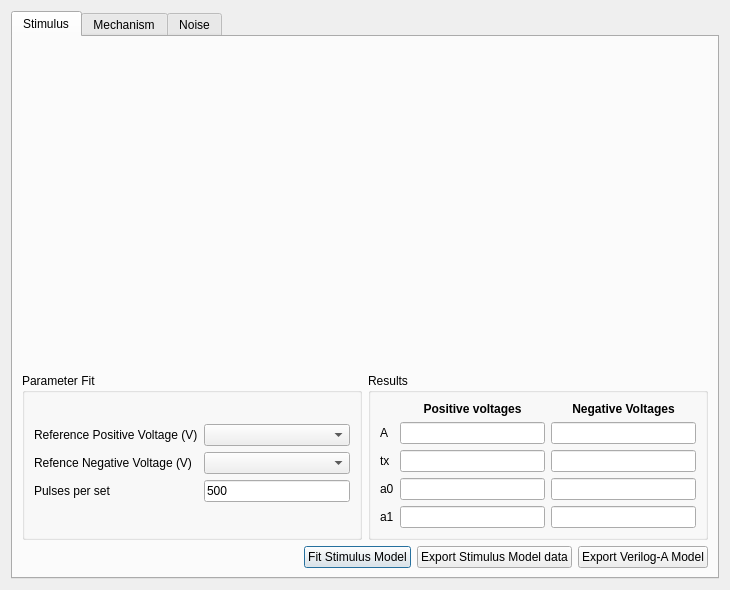
<?xml version="1.0" encoding="UTF-8"?>
<ui version="4.0">
 <class>FitDialogParent</class>
 <widget class="QDialog" name="FitDialogParent">
  <property name="geometry">
   <rect>
    <x>0</x>
    <y>0</y>
    <width>730</width>
    <height>590</height>
   </rect>
  </property>
  <property name="windowTitle">
   <string>Dialog</string>
  </property>
  <layout class="QGridLayout" name="gridLayout">
   <item row="0" column="0">
    <widget class="QTabWidget" name="tabWidget">
     <property name="currentIndex">
      <number>0</number>
     </property>
     <widget class="QWidget" name="stimulusTab">
      <attribute name="title">
       <string>Stimulus</string>
      </attribute>
      <layout class="QGridLayout" name="gridLayout_4">
       <item row="0" column="0" colspan="2">
        <widget class="PlotWidget" name="responsePlotWidget" native="true">
         <property name="sizePolicy">
          <sizepolicy hsizetype="Preferred" vsizetype="MinimumExpanding">
           <horstretch>0</horstretch>
           <verstretch>0</verstretch>
          </sizepolicy>
         </property>
         <property name="minimumSize">
          <size>
           <width>400</width>
           <height>100</height>
          </size>
         </property>
        </widget>
       </item>
       <item row="1" column="0">
        <widget class="QGroupBox" name="inputGroupBox">
         <property name="title">
          <string>Parameter Fit</string>
         </property>
         <layout class="QGridLayout" name="gridLayout_2">
          <item row="2" column="1">
           <widget class="QComboBox" name="refNegCombo"/>
          </item>
          <item row="3" column="0">
           <widget class="QLabel" name="label_3">
            <property name="text">
             <string>Pulses per set</string>
            </property>
           </widget>
          </item>
          <item row="1" column="0">
           <widget class="QLabel" name="label">
            <property name="text">
             <string>Reference Positive Voltage (V)</string>
            </property>
           </widget>
          </item>
          <item row="5" column="1">
           <widget class="QLineEdit" name="lineEdit_9">
            <property name="mouseTracking">
             <bool>false</bool>
            </property>
            <property name="focusPolicy">
             <enum>Qt::NoFocus</enum>
            </property>
            <property name="acceptDrops">
             <bool>false</bool>
            </property>
            <property name="styleSheet">
             <string notr="true">background-color: transparent;
color:transparent;
border: 2px solid transparent;</string>
            </property>
            <property name="text">
             <string notr="true">a</string>
            </property>
            <property name="frame">
             <bool>false</bool>
            </property>
            <property name="readOnly">
             <bool>true</bool>
            </property>
           </widget>
          </item>
          <item row="2" column="0">
           <widget class="QLabel" name="label_2">
            <property name="text">
             <string>Refence Negative Voltage (V)</string>
            </property>
           </widget>
          </item>
          <item row="1" column="1">
           <widget class="QComboBox" name="refPosCombo"/>
          </item>
          <item row="3" column="1">
           <widget class="QLineEdit" name="numPulsesEdit">
            <property name="text">
             <string>500</string>
            </property>
           </widget>
          </item>
          <item row="0" column="0" colspan="2">
           <widget class="QLabel" name="parameterResultLabel">
            <property name="styleSheet">
             <string notr="true">color: red;
font-weight: bold;</string>
            </property>
            <property name="text">
             <string/>
            </property>
           </widget>
          </item>
         </layout>
        </widget>
       </item>
       <item row="1" column="1">
        <widget class="QGroupBox" name="resultsGroupBox">
         <property name="title">
          <string>Results</string>
         </property>
         <layout class="QGridLayout" name="gridLayout_3">
          <item row="3" column="2">
           <widget class="QLineEdit" name="a0NegEdit">
            <property name="focusPolicy">
             <enum>Qt::ClickFocus</enum>
            </property>
            <property name="readOnly">
             <bool>true</bool>
            </property>
           </widget>
          </item>
          <item row="1" column="2">
           <widget class="QLineEdit" name="aNegEdit">
            <property name="focusPolicy">
             <enum>Qt::ClickFocus</enum>
            </property>
            <property name="readOnly">
             <bool>true</bool>
            </property>
           </widget>
          </item>
          <item row="0" column="1">
           <widget class="QLabel" name="label_8">
            <property name="styleSheet">
             <string notr="true">font-weight: bold;</string>
            </property>
            <property name="text">
             <string>Positive voltages</string>
            </property>
            <property name="alignment">
             <set>Qt::AlignCenter</set>
            </property>
           </widget>
          </item>
          <item row="3" column="1">
           <widget class="QLineEdit" name="a0PosEdit">
            <property name="focusPolicy">
             <enum>Qt::ClickFocus</enum>
            </property>
            <property name="readOnly">
             <bool>true</bool>
            </property>
           </widget>
          </item>
          <item row="1" column="1">
           <widget class="QLineEdit" name="aPosEdit">
            <property name="focusPolicy">
             <enum>Qt::ClickFocus</enum>
            </property>
            <property name="readOnly">
             <bool>true</bool>
            </property>
           </widget>
          </item>
          <item row="2" column="2">
           <widget class="QLineEdit" name="txNegEdit">
            <property name="focusPolicy">
             <enum>Qt::ClickFocus</enum>
            </property>
            <property name="readOnly">
             <bool>true</bool>
            </property>
           </widget>
          </item>
          <item row="4" column="1">
           <widget class="QLineEdit" name="a1PosEdit">
            <property name="focusPolicy">
             <enum>Qt::ClickFocus</enum>
            </property>
            <property name="readOnly">
             <bool>true</bool>
            </property>
           </widget>
          </item>
          <item row="4" column="2">
           <widget class="QLineEdit" name="a1NegEdit">
            <property name="focusPolicy">
             <enum>Qt::ClickFocus</enum>
            </property>
            <property name="readOnly">
             <bool>true</bool>
            </property>
           </widget>
          </item>
          <item row="1" column="0">
           <widget class="QLabel" name="label_4">
            <property name="text">
             <string>A</string>
            </property>
           </widget>
          </item>
          <item row="2" column="0">
           <widget class="QLabel" name="label_5">
            <property name="text">
             <string>tx</string>
            </property>
           </widget>
          </item>
          <item row="3" column="0">
           <widget class="QLabel" name="label_6">
            <property name="text">
             <string>a0</string>
            </property>
           </widget>
          </item>
          <item row="4" column="0">
           <widget class="QLabel" name="label_7">
            <property name="text">
             <string>a1</string>
            </property>
           </widget>
          </item>
          <item row="2" column="1">
           <widget class="QLineEdit" name="txPosEdit">
            <property name="focusPolicy">
             <enum>Qt::ClickFocus</enum>
            </property>
            <property name="readOnly">
             <bool>true</bool>
            </property>
           </widget>
          </item>
          <item row="0" column="2">
           <widget class="QLabel" name="label_9">
            <property name="styleSheet">
             <string notr="true">font-weight: bold;</string>
            </property>
            <property name="text">
             <string>Negative Voltages</string>
            </property>
            <property name="alignment">
             <set>Qt::AlignCenter</set>
            </property>
           </widget>
          </item>
         </layout>
        </widget>
       </item>
       <item row="2" column="0" colspan="2">
        <layout class="QHBoxLayout" name="horizontalLayout">
         <item>
          <spacer name="horizontalSpacer">
           <property name="orientation">
            <enum>Qt::Horizontal</enum>
           </property>
           <property name="sizeHint" stdset="0">
            <size>
             <width>40</width>
             <height>20</height>
            </size>
           </property>
          </spacer>
         </item>
         <item>
          <widget class="QPushButton" name="fitButton">
           <property name="text">
            <string>Fit Stimulus Model</string>
           </property>
          </widget>
         </item>
         <item>
          <widget class="QPushButton" name="exportModelDataButton">
           <property name="text">
            <string>Export Stimulus Model data</string>
           </property>
          </widget>
         </item>
         <item>
          <widget class="QPushButton" name="exportVerilogButton">
           <property name="text">
            <string>Export Verilog-A Model</string>
           </property>
          </widget>
         </item>
        </layout>
       </item>
      </layout>
     </widget>
     <widget class="QWidget" name="mechanismTab">
      <attribute name="title">
       <string>Mechanism</string>
      </attribute>
      <layout class="QGridLayout" name="gridLayout_5" rowstretch="0,3,2,0">
       <item row="2" column="2">
        <widget class="QGroupBox" name="groupBox_2">
         <property name="title">
          <string>Results</string>
         </property>
         <layout class="QGridLayout" name="gridLayout_7">
          <item row="1" column="0">
           <widget class="QStackedWidget" name="modelStackedWidget"/>
          </item>
         </layout>
        </widget>
       </item>
       <item row="1" column="0" colspan="3">
        <widget class="PlotWidget" name="mechanismPlotWidget" native="true">
         <property name="sizePolicy">
          <sizepolicy hsizetype="Preferred" vsizetype="Expanding">
           <horstretch>0</horstretch>
           <verstretch>0</verstretch>
          </sizepolicy>
         </property>
        </widget>
       </item>
       <item row="0" column="2">
        <spacer name="horizontalSpacer_2">
         <property name="orientation">
          <enum>Qt::Horizontal</enum>
         </property>
         <property name="sizeHint" stdset="0">
          <size>
           <width>40</width>
           <height>20</height>
          </size>
         </property>
        </spacer>
       </item>
       <item row="0" column="0">
        <widget class="QLabel" name="label_11">
         <property name="text">
          <string>Curve selection:</string>
         </property>
        </widget>
       </item>
       <item row="2" column="0" colspan="2">
        <widget class="QGroupBox" name="groupBox">
         <property name="title">
          <string>Parameter fit for selected curve</string>
         </property>
         <layout class="QGridLayout" name="gridLayout_6">
          <item row="1" column="1">
           <spacer name="verticalSpacer">
            <property name="orientation">
             <enum>Qt::Vertical</enum>
            </property>
            <property name="sizeHint" stdset="0">
             <size>
              <width>20</width>
              <height>40</height>
             </size>
            </property>
           </spacer>
          </item>
          <item row="0" column="1">
           <widget class="QComboBox" name="mechanismModelCombo"/>
          </item>
          <item row="0" column="0">
           <widget class="QLabel" name="label_12">
            <property name="sizePolicy">
             <sizepolicy hsizetype="Maximum" vsizetype="Preferred">
              <horstretch>0</horstretch>
              <verstretch>0</verstretch>
             </sizepolicy>
            </property>
            <property name="text">
             <string>Model</string>
            </property>
           </widget>
          </item>
         </layout>
        </widget>
       </item>
       <item row="0" column="1">
        <widget class="QSpinBox" name="curveSelectionSpinBox">
         <property name="minimumSize">
          <size>
           <width>50</width>
           <height>0</height>
          </size>
         </property>
        </widget>
       </item>
       <item row="3" column="0" colspan="3">
        <layout class="QHBoxLayout" name="horizontalLayout_2">
         <item>
          <spacer name="horizontalSpacer_3">
           <property name="orientation">
            <enum>Qt::Horizontal</enum>
           </property>
           <property name="sizeHint" stdset="0">
            <size>
             <width>40</width>
             <height>20</height>
            </size>
           </property>
          </spacer>
         </item>
         <item>
          <widget class="QPushButton" name="fitMechanismModelButton">
           <property name="text">
            <string>Fit Mechanism Model</string>
           </property>
          </widget>
         </item>
        </layout>
       </item>
      </layout>
     </widget>
     <widget class="QWidget" name="noiseTab">
      <attribute name="title">
       <string>Noise</string>
      </attribute>
      <layout class="QGridLayout" name="gridLayout_8">
       <item row="0" column="0">
        <widget class="PlotWidget" name="noisePlotWidget" native="true"/>
       </item>
      </layout>
     </widget>
    </widget>
   </item>
  </layout>
 </widget>
 <customwidgets>
  <customwidget>
   <class>PlotWidget</class>
   <extends>QWidget</extends>
   <header>pyqtgraph</header>
   <container>1</container>
  </customwidget>
 </customwidgets>
 <tabstops>
  <tabstop>fitButton</tabstop>
  <tabstop>exportModelDataButton</tabstop>
 </tabstops>
 <resources/>
 <connections/>
</ui>
